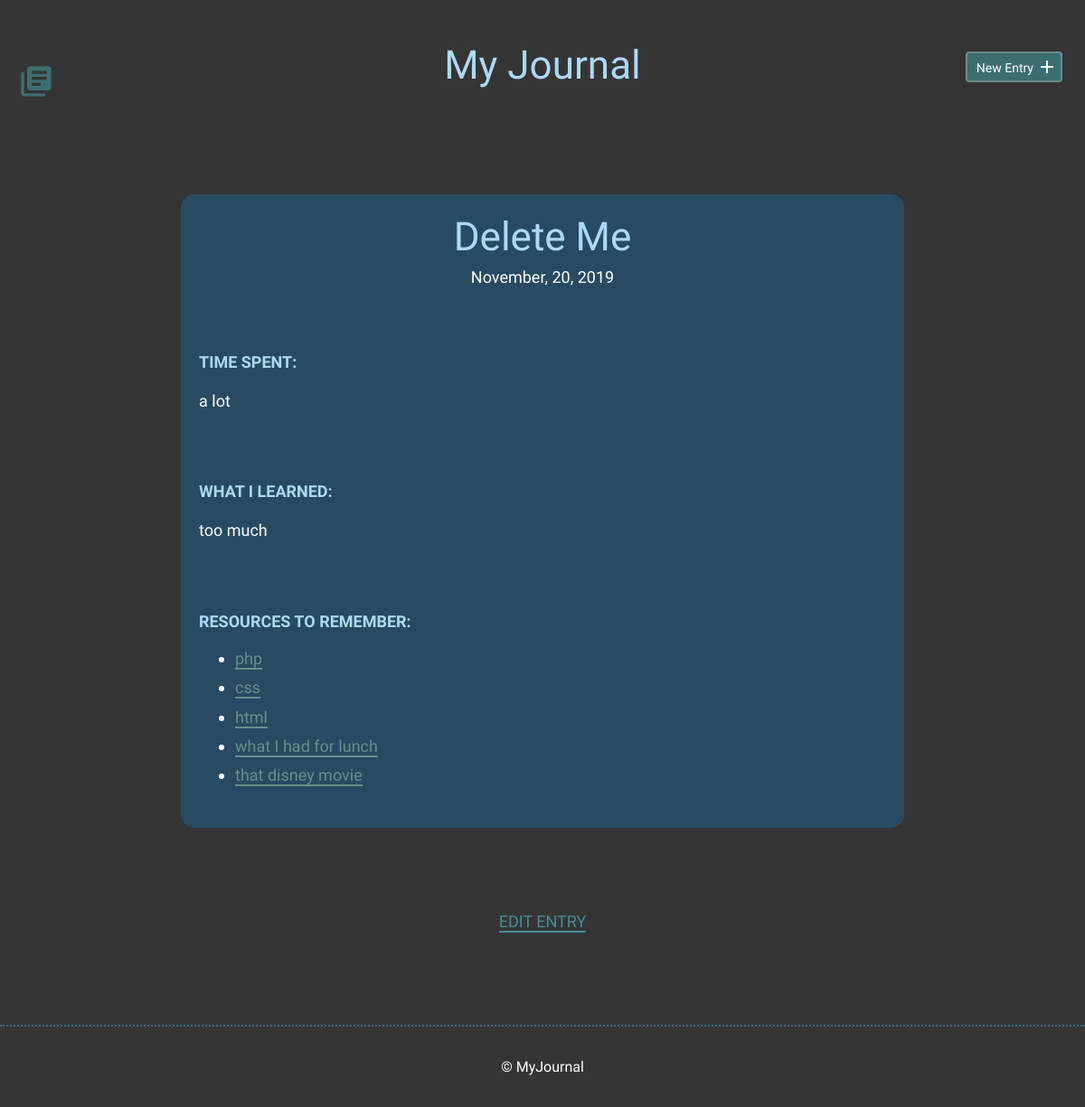
/detail.php?id=8, run on the app's committed database.
### tables this page shows
CREATE TABLE "entries" (
	`id`	INTEGER,
	`title`	TEXT,
	`date`	TEXT,
	`time_spent`	INTEGER,
	`learned`	BLOB,
	`resources`	BLOB,
	PRIMARY KEY(`id`)
);

### inc/functions.php (called while the page is built, shortened)
<?php
function get_entry_by_id($id){
    include ("connection.php");
    try {
        $sql = "SELECT * FROM entries WHERE id = :id";
        $stmt = $db->prepare($sql);
        $stmt->bindParam(':id',$id,PDO::PARAM_INT);
        $stmt->execute();
        $results = $stmt->fetch(PDO::FETCH_ASSOC);
        return $results;
    } catch (Exception $e) {
        echo "Unable to query DB" . $e->getMessage();
        die();
    }
}
?>

### detail.php (the view, shortened to what this page needs)
<?php
include ("inc/header.php");
if ('GET' == $_SERVER['REQUEST_METHOD']) {
    if (isset($_GET['id'])) {
        $entryId = filter_input(INPUT_GET, 'id', FILTER_SANITIZE_NUMBER_INT);
    } else {
        header('location: index.php');
    }
}
$currentEntry = get_entry_by_id($entryId);
?>
        <section>
            <div class="container">
                <div class="entry-list single">
                    <article>
                        <h1><?php echo $currentEntry['title']; ?></h1>
                        <time datetime="<?php echo $currentEntry['date']; ?>"><?php echo date('F, d, Y', strtotime($currentEntry['date'])); ?></time>
                        <div class="entry">
                            <h3>Time Spent: </h3>
                            <p><?php echo $currentEntry['time_spent']; ?></p>
                        </div>
                        <div class="entry">
                            <h3>What I Learned:</h3>
                            <p><?php echo $currentEntry['learned']; ?></p>
                        </div>
                        <?php
                            if($currentEntry['resources'] != NULL) { ?>
                             <div class="entry">
                            <h3>Resources to Remember:</h3>
                            <ul>
                                <?php
                                    $resources = explode(",",$currentEntry['resources']);
                                    foreach($resources as $resource){
                                        echo "<li><a href=\"\">". $resource . "</a></li>";
                                    }
                                ?>
                            </ul>
                        </div>
                          <?php  } ?>
                              </div>
                </div>
            <div class="edit">
                <p><a href="edit.php?id=<?php echo $entryId; ?>">Edit Entry</a></p>
            </div>
        </section>
<?php include ("inc/footer.php"); ?>

### css/site.css (style rules this page uses)
body { font-size: 16px; background-color: #353535; color: #FFFFFF; font-family: 'Cousine', serif; font-weight: 400; }
.container { margin: 0 auto; padding: 0 25px; }
h1, h2, h3 { margin: 0; font-weight: 400; line-height: 1em; color: #ADD9F4; }
h1 { font-size: 44px; margin-bottom: 12px; }
h3 { font-size: 18px; font-family: 'Work Sans', serif; font-weight: 600; text-transform: uppercase; }
p { line-height: 1.8em; font-size: 18px; }
p a { border-bottom: 2px solid #468C98; padding: 0; color: #468C98; text-decoration: none; }
ul li { line-height: 1.8em; font-size: 18px; }
ul li a { border-bottom: 2px solid #678f89; line-height: 1.8em; color: #678f89; text-decoration: none; }
article { background-color: #284B63; padding: 25px 0; border-radius: 15px; }
.entry-list, .edit-entry, .new-entry { max-width: 800px; margin: 0 auto; padding: 70px 0 150px 0; }
.entry-list article { margin-bottom: 70px; text-align: center; }
.entry-list article:last-child { margin-bottom: 0; }
.entry-list.single { padding-bottom: 70px; }
.entry-list.single time { font-size: 18px; }
.entry { max-width: 800px; margin: 75px 20px 0 20px; text-align: left; }
.entry p { margin-bottom: 40px; }
.edit { padding-bottom: 80px; text-align: center; margin: 0 auto; }
.edit a { font-weight: 400; text-transform: uppercase; font-size: 18px; }

### data on the page
entries: title "Delete Me", date "November, 20, 2019", time_spent "a lot", learned "too much", resources "php", resources "css", resources "html", resources "what I had for lunch", resources "that disney movie"
